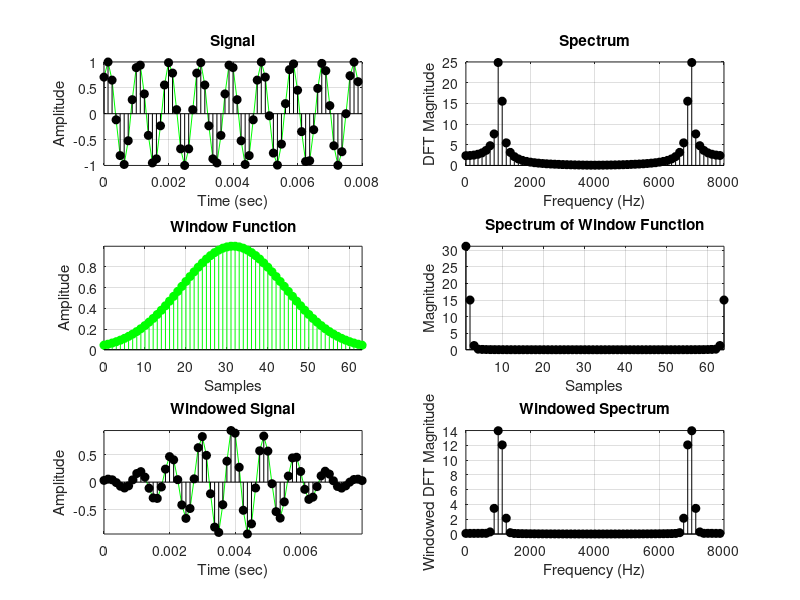

Write the MATLAB code that produced this figure.
clear all;close all;clc;
 
F = 1050;
Fs = 8000;
Ts = 1/Fs;
N = 64;
n = [0:N-1];   
k = n;
Df = Fs/N;
Fk = k.*Df;
 
x = sin(2*pi*F*n*Ts+pi/4);
 
w = window(@gausswin,N);
xw = x.*w';  % Windowed signal
X  = abs(fft(x));
Xw = abs(fft(xw));
 
subplot(321)
plot(n*Ts,x,'g')
hold
stem(n*Ts,x,'filled','k')
xlabel('Time (sec)')
ylabel('Amplitude')
title('Signal')
grid

subplot(322)
stem(Fk,X,'filled','k')
xlabel('Frequency (Hz)')
ylabel('DFT Magnitude')
title('Spectrum')
grid

subplot(323)
stem(n,w,'g','filled')
xlabel('Samples')
ylabel('Amplitude')
title('Window Function')
grid
axis tight
 
subplot(324)
stem(abs(fft(w)),'k','filled')
xlabel('Samples')
ylabel('Magnitude')
title('Spectrum of Window Function')
grid
axis tight

subplot(325)
plot(n*Ts,xw,'g')
hold
stem(n*Ts,xw,'filled','k')
xlabel('Time (sec)')
ylabel('Amplitude')
title('Windowed Signal')
grid
axis tight
 
subplot(326)
stem(Fk,Xw,'filled','k')
xlabel('Frequency (Hz)')
ylabel('Windowed DFT Magnitude')
title('Windowed Spectrum')
grid
